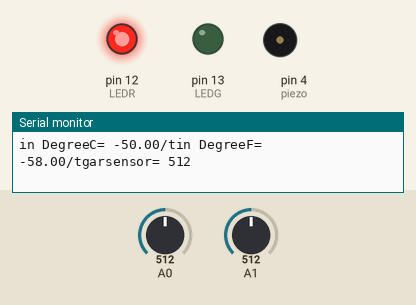
Recording of a sketch running on a simulated Arduino Uno, built with avr-gcc and run on an emulated ATmega328P. On the bench: output pins drawn as LEDs (lit = HIGH), buzzer (waves = sounding, pin HIGH), the last lines printed to the serial monitor. Inputs (shaded band) come from the test bench; at power-on: A1 = 512, A0 = 512.

Above: at 1.8 s.
1.9 s: A1 set to 781
3.4 s: A1 set to 815
At 5.2 s:
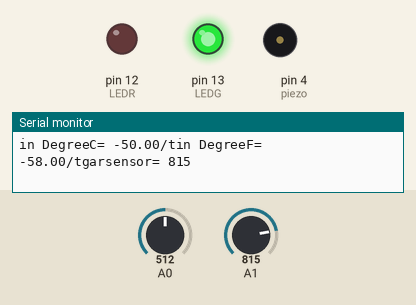
5.5 s: A1 set to 790
At 6.9 s:
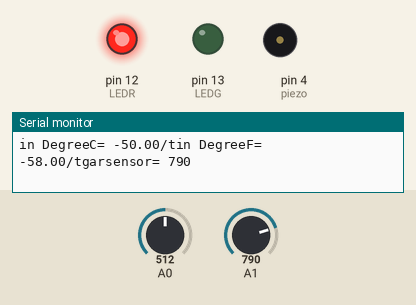
7.5 s: A1 set to 810
At 8.6 s:
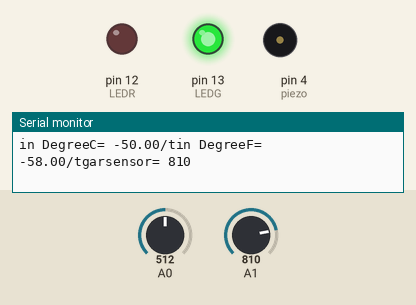
Timing chart, 0 to 10.5 s (numbered marks = the images above; inputs shaded):
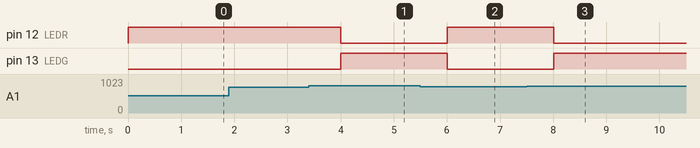

The sketch:

Arduino_Code.ino
```cpp
float temperatureC;
float temperatureF;
float vout;
float vout1;
int LEDR=12;
int LEDG=13;
int gas_sensor;
int piezo=4;

void setup(){
  pinMode(A0,INPUT);
  pinMode(A1,INPUT);
  pinMode(LEDR,OUTPUT);
  pinMode(LEDG,OUTPUT);
  pinMode(piezo,OUTPUT);
  Serial.begin(9600);
}

void loop()
{
  vout=analogRead(A0);
  vout1=vout*(500/1024);
  temperatureC=(vout1-500)/10;
  temperatureF=(temperatureC*1.8)+32;
  gas_sensor=analogRead(A1);

  if(temperatureC>=100)
  {
    digitalWrite(piezo,HIGH);
  }
  else
  {
    digitalWrite(piezo,LOW);
  }
  if(gas_sensor>=800)
  {
    digitalWrite(LEDG,HIGH);
  }
  else
  {
    digitalWrite(LEDG,LOW);
  }
  if(gas_sensor<800)
  {
    digitalWrite(LEDR,HIGH);
  }
  else
  {
    digitalWrite(LEDR,LOW);
  }

  Serial.print("in DegreeC=");
  Serial.print(" ");
  Serial.print(temperatureC);
  Serial.print("/t");
  Serial.print("in DegreeF=");
  Serial.print(" ");
  Serial.print(temperatureF);
  Serial.print("/t");
  Serial.print("garsensor=");
  Serial.print(" ");
  Serial.print(gas_sensor);
  Serial.println();
  delay(1000);
}
```

Measured:
- the behaviour switches between 799 and 800 on A1 (found by bisection; images 0 and 1)
- after the input at 3.4 s, pin 12 (LEDR): HIGH → LOW after 0.61 s; pin 13 (LEDG): LOW → HIGH after 0.61 s
- after the input at 5.5 s, pin 12 (LEDR): LOW → HIGH after 0.51 s; pin 13 (LEDG): HIGH → LOW after 0.51 s
- after the input at 7.5 s, pin 12 (LEDR): HIGH → LOW after 0.51 s; pin 13 (LEDG): LOW → HIGH after 0.51 s
